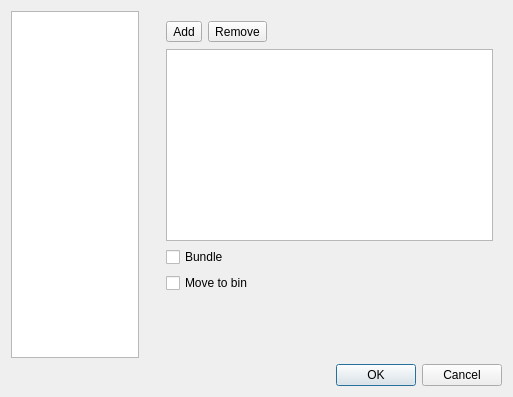
<?xml version="1.0" encoding="UTF-8"?>
<ui version="4.0">
 <class>ProjectSettingsDialog</class>
 <widget class="QDialog" name="ProjectSettingsDialog">
  <property name="geometry">
   <rect>
    <x>0</x>
    <y>0</y>
    <width>513</width>
    <height>397</height>
   </rect>
  </property>
  <property name="windowTitle">
   <string>Dialog</string>
  </property>
  <layout class="QVBoxLayout" name="verticalLayout">
   <item>
    <layout class="QHBoxLayout" name="horizontalLayout">
     <property name="spacing">
      <number>12</number>
     </property>
     <item>
      <widget class="QListWidget" name="listNavigation">
       <property name="maximumSize">
        <size>
         <width>128</width>
         <height>16777215</height>
        </size>
       </property>
      </widget>
     </item>
     <item>
      <widget class="QStackedWidget" name="stackedWidget">
       <property name="currentIndex">
        <number>0</number>
       </property>
       <widget class="QWidget" name="page">
        <layout class="QFormLayout" name="formLayout_2">
         <item row="1" column="1">
          <widget class="QListWidget" name="listBuildPaths"/>
         </item>
         <item row="2" column="1">
          <widget class="QCheckBox" name="cbBundle">
           <property name="text">
            <string>Bundle</string>
           </property>
          </widget>
         </item>
         <item row="3" column="1">
          <widget class="QCheckBox" name="cbMove">
           <property name="text">
            <string>Move to bin</string>
           </property>
          </widget>
         </item>
         <item row="4" column="1">
          <spacer name="verticalSpacer">
           <property name="orientation">
            <enum>Qt::Vertical</enum>
           </property>
           <property name="sizeHint" stdset="0">
            <size>
             <width>20</width>
             <height>40</height>
            </size>
           </property>
          </spacer>
         </item>
         <item row="0" column="1">
          <widget class="QWidget" name="widget" native="true">
           <property name="sizePolicy">
            <sizepolicy hsizetype="Preferred" vsizetype="Minimum">
             <horstretch>0</horstretch>
             <verstretch>0</verstretch>
            </sizepolicy>
           </property>
           <layout class="QHBoxLayout" name="horizontalLayout_2">
            <property name="leftMargin">
             <number>0</number>
            </property>
            <property name="topMargin">
             <number>1</number>
            </property>
            <property name="bottomMargin">
             <number>1</number>
            </property>
            <item>
             <widget class="QToolButton" name="btnAddPath">
              <property name="text">
               <string>Add</string>
              </property>
             </widget>
            </item>
            <item>
             <widget class="QToolButton" name="btnRemovePath">
              <property name="text">
               <string>Remove</string>
              </property>
             </widget>
            </item>
            <item>
             <spacer name="horizontalSpacer">
              <property name="orientation">
               <enum>Qt::Horizontal</enum>
              </property>
              <property name="sizeHint" stdset="0">
               <size>
                <width>40</width>
                <height>10</height>
               </size>
              </property>
             </spacer>
            </item>
           </layout>
          </widget>
         </item>
        </layout>
       </widget>
       <widget class="QWidget" name="page_2"/>
      </widget>
     </item>
    </layout>
   </item>
   <item>
    <widget class="QDialogButtonBox" name="buttonBox">
     <property name="orientation">
      <enum>Qt::Horizontal</enum>
     </property>
     <property name="standardButtons">
      <set>QDialogButtonBox::Cancel|QDialogButtonBox::Ok</set>
     </property>
    </widget>
   </item>
  </layout>
 </widget>
 <resources/>
 <connections>
  <connection>
   <sender>buttonBox</sender>
   <signal>rejected()</signal>
   <receiver>ProjectSettingsDialog</receiver>
   <slot>reject()</slot>
   <hints>
    <hint type="sourcelabel">
     <x>316</x>
     <y>260</y>
    </hint>
    <hint type="destinationlabel">
     <x>286</x>
     <y>274</y>
    </hint>
   </hints>
  </connection>
 </connections>
</ui>
